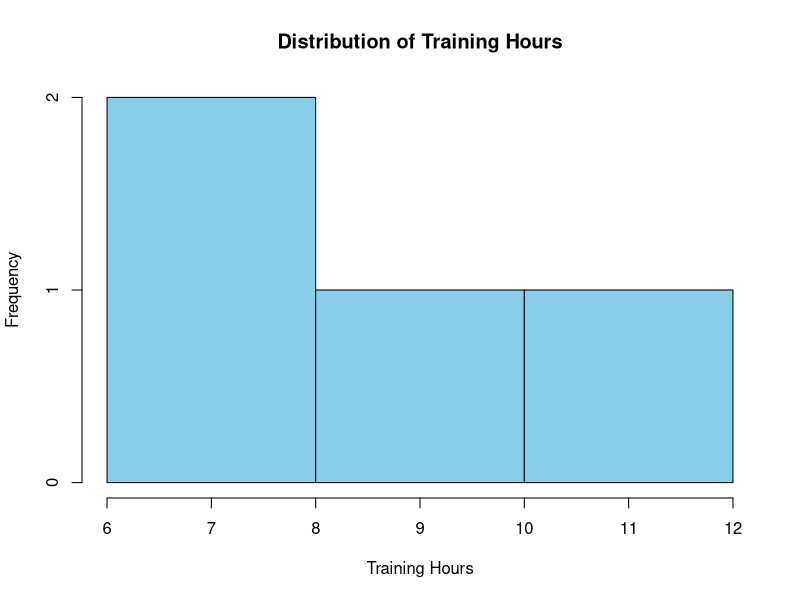
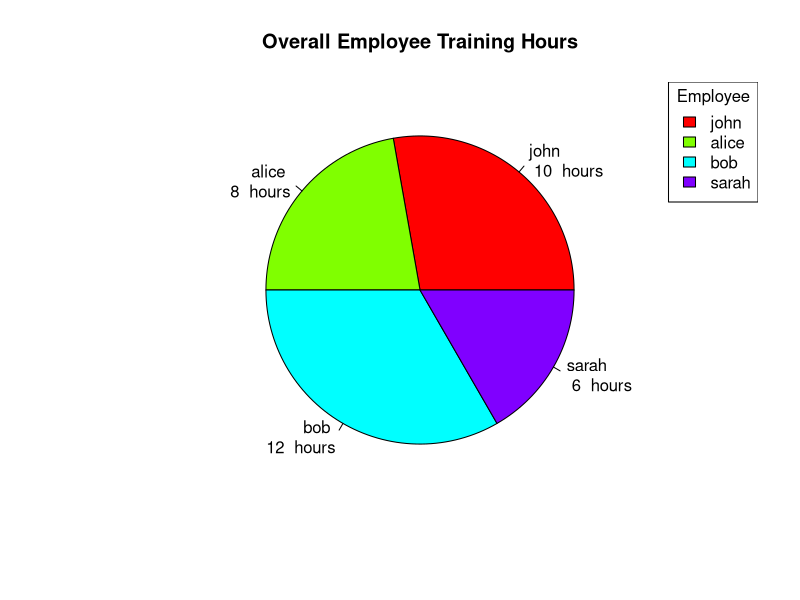

Generate these figures, in order, with R: (Note: this script raises an error after producing the figures.)
employee<-c("john","alice","bob","sarah")
department<-c("HR","Sales","IT","Finance")
training_hours<-c(10,8,12,6)
df<-data.frame(employee,department,training_hours)
#1
hist(df$training_hours, col = "skyblue", 
     xlab = "Training Hours", ylab = "Frequency",
     main = "Distribution of Training Hours")
#2
total_training_hours <- sum(df$training_hours)
percentage_training_hours <- (df$training_hours / total_training_hours) * 100
pie(percentage_training_hours, labels = paste(df$employee, "\n", df$training_hours, " hours"), col = rainbow(length(employee)))
legend("topright", legend = df$employee, fill = rainbow(length(employee)), title = "Employee")
title(main = "Overall Employee Training Hours")
#3
ggplot(df, aes(x = "", y = training_hours, fill =employee)) +
  geom_bar(stat = "identity", width = 0.2, color = "white") +
  labs(title = "Overall Employee Training Hours",
       x = "employee",
       y = "training_hours",
       fill = "employee") +
  theme_minimal()